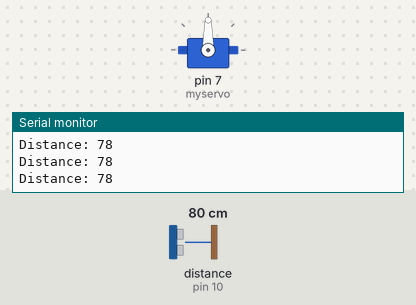
Recording of a sketch running on a simulated Arduino Uno, built with avr-gcc and run on an emulated ATmega328P. On the bench: servo, the last lines printed to the serial monitor. Wiring (inferred from the names in the program): ultrasonic range finder: trigger pin 9; echo pin 10. Inputs (shaded band) come from the test bench; at power-on: distance to the obstacle (sensor on pin 10) 80 cm. The echo pulse lasts 58.3 µs per cm.

Above: at 1.2 s.
1.3 s: distance to the obstacle (sensor on pin 10) set to 13 cm
2.8 s: distance to the obstacle (sensor on pin 10) set to 10 cm
At 2.95 s:
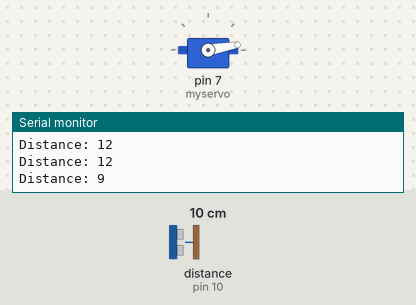
5.8 s: distance to the obstacle (sensor on pin 10) set to 18 cm
At 5.8 s:
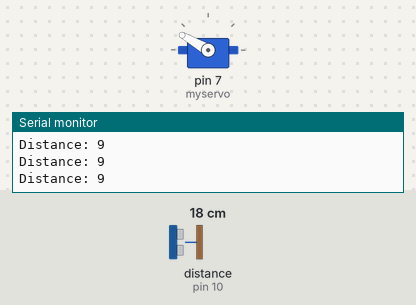
7.3 s: distance to the obstacle (sensor on pin 10) set to 2 cm
At 7.55 s:
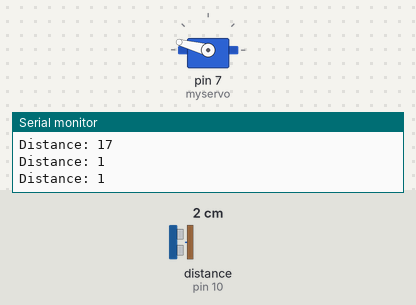
10.3 s: distance to the obstacle (sensor on pin 10) set to 35 cm
At 10.3 s:
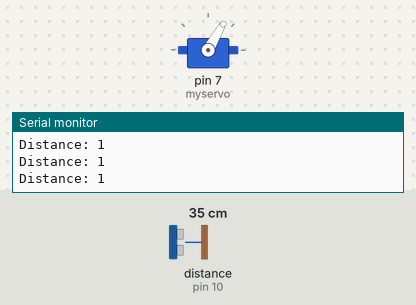
Timing chart, 0 to 12.8 s (numbered marks = the images above; inputs shaded):
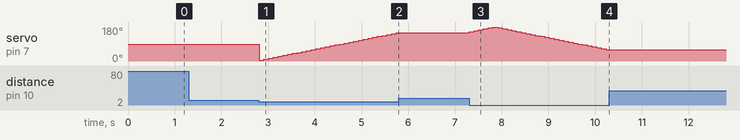

Measured:
- the behaviour switches between 12 and 11 cm on distance to the obstacle (sensor on pin 10) (found by bisection; images 0 and 1)
- after the input at 2.8 s, servo on pin 7 (myservo): 90° → 5° at once, → 10° 0.10 s later, → 15° 0.10 s later, → 20° 0.10 s later, … (30 changes in this stretch)
- after the input at 5.8 s, servo on pin 7 (myservo): stays 150° (without the input it goes to 155° after 0.05 s)
- after the input at 7.3 s, servo on pin 7 (myservo): rises from 150° to 180° in 0.50 s, then falls to 60° in 2.4 s
- after the input at 10.3 s, servo on pin 7 (myservo): stops changing and stays 60°

The sketch:

turningServoDistanceSensor.ino
```cpp
/////servo

#include <Servo.h>
Servo myservo;  // create servo object to control a servo
// twelve servo objects can be created on most boards

int pos = 0;    // variable to store the servo position
int fadeAmount = 5;


///// set up distance sensor
const int trigPin = 9;
const int echoPin = 10;

// defines variables
long duration;
int distance;


void setup() {
  /////distance sensor
pinMode(trigPin, OUTPUT); // Sets the trigPin as an Output
pinMode(echoPin, INPUT); // Sets the echoPin as an Input
Serial.begin(9600); // Starts the serial communication

  ////servo
   myservo.attach(7);  // attaches the servo on pin 9 to the servo object


}

void loop() {
// Clears the trigPin
digitalWrite(trigPin, LOW);
delayMicroseconds(2);
// Sets the trigPin on HIGH state for 10 micro seconds
digitalWrite(trigPin, HIGH);
delayMicroseconds(10);
digitalWrite(trigPin, LOW);

// Reads the echoPin, returns the sound wave travel time in microseconds
duration = pulseIn(echoPin, HIGH);

// Calculating the distance
distance= duration*0.034/2;
if (distance<=10) {
  pos=pos+fadeAmount;
  if (pos==180 || pos==0) fadeAmount= -fadeAmount;
  myservo.write(pos);
  delay(100);
}


// Prints the distance on the Serial Monitor
Serial.print("Distance: ");
Serial.println(distance);
}
```
